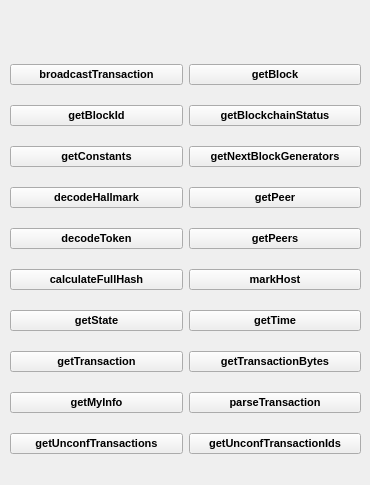
    <widget class="QWidget" name="tab_4">
     <attribute name="title">
      <string>NXT</string>
     </attribute>
     <widget class="QWidget" name="gridLayoutWidget">
      <property name="geometry">
       <rect>
        <x>10</x>
        <y>50</y>
        <width>351</width>
        <height>426</height>
       </rect>
      </property>
      <layout class="QGridLayout" name="gridLayout">
       <item row="2" column="1">
        <widget class="QPushButton" name="pb_getConstants">
         <property name="font">
          <font>
           <pointsize>8</pointsize>
           <weight>75</weight>
           <bold>true</bold>
          </font>
         </property>
         <property name="text">
          <string>getConstants</string>
         </property>
        </widget>
       </item>
       <item row="4" column="1">
        <widget class="QPushButton" name="pb_decodeToken">
         <property name="font">
          <font>
           <pointsize>8</pointsize>
           <weight>75</weight>
           <bold>true</bold>
          </font>
         </property>
         <property name="text">
          <string>decodeToken</string>
         </property>
        </widget>
       </item>
       <item row="1" column="1">
        <widget class="QPushButton" name="pb_getBlockId">
         <property name="font">
          <font>
           <pointsize>8</pointsize>
           <weight>75</weight>
           <bold>true</bold>
          </font>
         </property>
         <property name="text">
          <string>getBlockId</string>
         </property>
        </widget>
       </item>
       <item row="0" column="2">
        <widget class="QPushButton" name="pb_getBlock">
         <property name="font">
          <font>
           <pointsize>8</pointsize>
           <weight>75</weight>
           <bold>true</bold>
          </font>
         </property>
         <property name="text">
          <string>getBlock</string>
         </property>
        </widget>
       </item>
       <item row="0" column="1">
        <widget class="QPushButton" name="pb_broadcastTransaction">
         <property name="font">
          <font>
           <pointsize>8</pointsize>
           <weight>75</weight>
           <bold>true</bold>
          </font>
         </property>
         <property name="text">
          <string>broadcastTransaction</string>
         </property>
        </widget>
       </item>
       <item row="3" column="2">
        <widget class="QPushButton" name="pb_getPeer">
         <property name="font">
          <font>
           <pointsize>8</pointsize>
           <weight>75</weight>
           <bold>true</bold>
          </font>
         </property>
         <property name="text">
          <string>getPeer</string>
         </property>
        </widget>
       </item>
       <item row="4" column="2">
        <widget class="QPushButton" name="pb_getPeers">
         <property name="font">
          <font>
           <pointsize>8</pointsize>
           <weight>75</weight>
           <bold>true</bold>
          </font>
         </property>
         <property name="text">
          <string>getPeers</string>
         </property>
        </widget>
       </item>
       <item row="14" column="2">
        <widget class="QPushButton" name="pb_getUnconfirmedTransactionIds">
         <property name="font">
          <font>
           <pointsize>8</pointsize>
           <weight>75</weight>
           <bold>true</bold>
          </font>
         </property>
         <property name="text">
          <string>getUnconfTransactionIds</string>
         </property>
        </widget>
       </item>
       <item row="3" column="1">
        <widget class="QPushButton" name="pb_decodeHallmark">
         <property name="font">
          <font>
           <pointsize>8</pointsize>
           <weight>75</weight>
           <bold>true</bold>
          </font>
         </property>
         <property name="text">
          <string>decodeHallmark</string>
         </property>
        </widget>
       </item>
       <item row="5" column="1">
        <widget class="QPushButton" name="pb_calculateFullHash">
         <property name="font">
          <font>
           <pointsize>8</pointsize>
           <weight>75</weight>
           <bold>true</bold>
          </font>
         </property>
         <property name="text">
          <string>calculateFullHash</string>
         </property>
        </widget>
       </item>
       <item row="5" column="2">
        <widget class="QPushButton" name="pb_markHost">
         <property name="font">
          <font>
           <pointsize>8</pointsize>
           <weight>75</weight>
           <bold>true</bold>
          </font>
         </property>
         <property name="text">
          <string>markHost</string>
         </property>
        </widget>
       </item>
       <item row="1" column="2">
        <widget class="QPushButton" name="pb_getBlockchainStatus">
         <property name="font">
          <font>
           <pointsize>8</pointsize>
           <weight>75</weight>
           <bold>true</bold>
          </font>
         </property>
         <property name="text">
          <string>getBlockchainStatus</string>
         </property>
        </widget>
       </item>
       <item row="6" column="1">
        <widget class="QPushButton" name="pb_getState">
         <property name="font">
          <font>
           <pointsize>8</pointsize>
           <weight>75</weight>
           <bold>true</bold>
          </font>
         </property>
         <property name="text">
          <string>getState</string>
         </property>
        </widget>
       </item>
       <item row="6" column="2">
        <widget class="QPushButton" name="pb_getTime">
         <property name="font">
          <font>
           <pointsize>8</pointsize>
           <weight>75</weight>
           <bold>true</bold>
          </font>
         </property>
         <property name="text">
          <string>getTime</string>
         </property>
        </widget>
       </item>
       <item row="7" column="2">
        <widget class="QPushButton" name="pb_getTransactionBytes">
         <property name="font">
          <font>
           <pointsize>8</pointsize>
           <weight>75</weight>
           <bold>true</bold>
          </font>
         </property>
         <property name="text">
          <string>getTransactionBytes</string>
         </property>
        </widget>
       </item>
       <item row="7" column="1">
        <widget class="QPushButton" name="pb_getTransaction">
         <property name="font">
          <font>
           <pointsize>8</pointsize>
           <weight>75</weight>
           <bold>true</bold>
          </font>
         </property>
         <property name="text">
          <string>getTransaction</string>
         </property>
        </widget>
       </item>
       <item row="14" column="1">
        <widget class="QPushButton" name="pb_getUnconfirmedTransactions">
         <property name="font">
          <font>
           <pointsize>8</pointsize>
           <weight>75</weight>
           <bold>true</bold>
          </font>
         </property>
         <property name="text">
          <string>getUnconfTransactions</string>
         </property>
        </widget>
       </item>
       <item row="13" column="2">
        <widget class="QPushButton" name="pb_parseTransaction">
         <property name="font">
          <font>
           <pointsize>8</pointsize>
           <weight>75</weight>
           <bold>true</bold>
          </font>
         </property>
         <property name="text">
          <string>parseTransaction</string>
         </property>
        </widget>
       </item>
       <item row="2" column="2">
        <widget class="QPushButton" name="pb_getNextBlockGenerators">
         <property name="font">
          <font>
           <pointsize>8</pointsize>
           <weight>75</weight>
           <bold>true</bold>
          </font>
         </property>
         <property name="text">
          <string>getNextBlockGenerators</string>
         </property>
        </widget>
       </item>
       <item row="13" column="1">
        <widget class="QPushButton" name="pb_getMyInfo">
         <property name="font">
          <font>
           <pointsize>8</pointsize>
           <weight>75</weight>
           <bold>true</bold>
          </font>
         </property>
         <property name="text">
          <string>getMyInfo</string>
         </property>
        </widget>
       </item>
      </layout>
     </widget>
    </widget>
